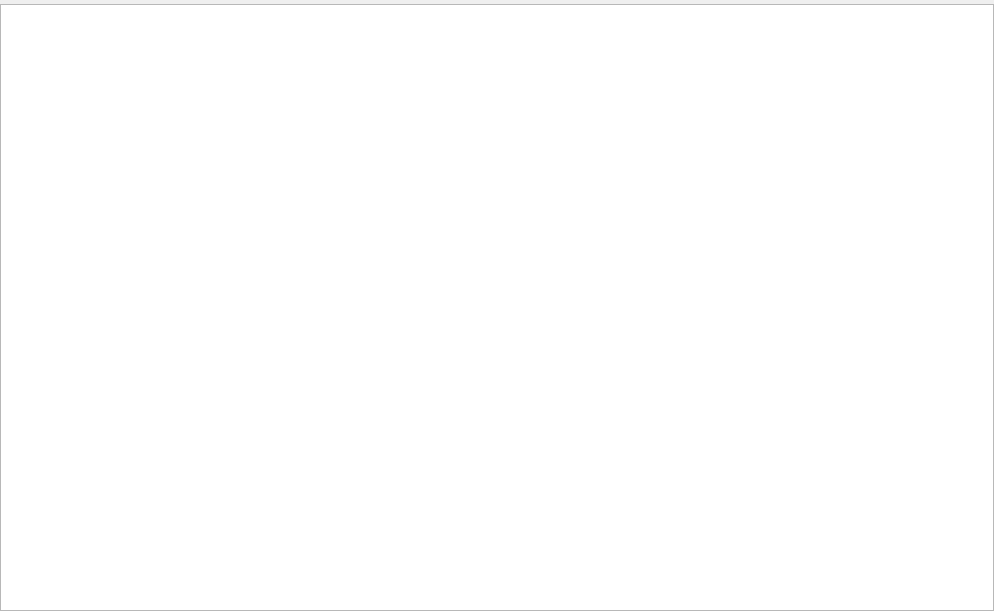
<?xml version="1.0" encoding="UTF-8"?>
<ui version="4.0">
 <class>QmlDesigner::ConnectionViewWidget</class>
 <widget class="QWidget" name="QmlDesigner::ConnectionViewWidget">
  <property name="geometry">
   <rect>
    <x>0</x>
    <y>0</y>
    <width>994</width>
    <height>611</height>
   </rect>
  </property>
  <property name="windowTitle">
   <string>Connections</string>
  </property>
  <layout class="QGridLayout" name="gridLayout">
   <property name="leftMargin">
    <number>0</number>
   </property>
   <property name="topMargin">
    <number>0</number>
   </property>
   <property name="rightMargin">
    <number>0</number>
   </property>
   <property name="bottomMargin">
    <number>0</number>
   </property>
   <property name="spacing">
    <number>0</number>
   </property>
   <item row="1" column="0">
    <widget class="QWidget" name="widgetSpacer" native="true">
     <property name="sizePolicy">
      <sizepolicy hsizetype="Preferred" vsizetype="Fixed">
       <horstretch>0</horstretch>
       <verstretch>0</verstretch>
      </sizepolicy>
     </property>
     <property name="minimumSize">
      <size>
       <width>0</width>
       <height>4</height>
      </size>
     </property>
     <property name="maximumSize">
      <size>
       <width>16777215</width>
       <height>4</height>
      </size>
     </property>
    </widget>
   </item>
   <item row="0" column="0">
    <widget class="QTabBar" name="tabBar" native="true"/>
   </item>
   <item row="2" column="0">
    <widget class="QStackedWidget" name="stackedWidget">
     <property name="currentIndex">
      <number>3</number>
     </property>
     <widget class="QWidget" name="connectionViewPage">
      <layout class="QGridLayout" name="gridLayout_3">
       <property name="leftMargin">
        <number>0</number>
       </property>
       <property name="topMargin">
        <number>0</number>
       </property>
       <property name="rightMargin">
        <number>0</number>
       </property>
       <property name="bottomMargin">
        <number>0</number>
       </property>
       <item row="3" column="0" colspan="5">
        <widget class="QTableView" name="connectionView">
         <property name="sizePolicy">
          <sizepolicy hsizetype="Expanding" vsizetype="Expanding">
           <horstretch>0</horstretch>
           <verstretch>0</verstretch>
          </sizepolicy>
         </property>
         <property name="alternatingRowColors">
          <bool>true</bool>
         </property>
         <property name="selectionMode">
          <enum>QAbstractItemView::SingleSelection</enum>
         </property>
         <property name="selectionBehavior">
          <enum>QAbstractItemView::SelectRows</enum>
         </property>
         <property name="showGrid">
          <bool>false</bool>
         </property>
         <property name="cornerButtonEnabled">
          <bool>false</bool>
         </property>
         <attribute name="horizontalHeaderHighlightSections">
          <bool>false</bool>
         </attribute>
         <attribute name="horizontalHeaderStretchLastSection">
          <bool>true</bool>
         </attribute>
         <attribute name="verticalHeaderVisible">
          <bool>false</bool>
         </attribute>
         <attribute name="verticalHeaderHighlightSections">
          <bool>false</bool>
         </attribute>
        </widget>
       </item>
      </layout>
     </widget>
     <widget class="QWidget" name="bindingViewPage">
      <layout class="QGridLayout" name="gridLayout_2">
       <property name="leftMargin">
        <number>0</number>
       </property>
       <property name="topMargin">
        <number>0</number>
       </property>
       <property name="rightMargin">
        <number>0</number>
       </property>
       <property name="bottomMargin">
        <number>0</number>
       </property>
       <item row="2" column="0" colspan="3">
        <widget class="QTableView" name="bindingView">
         <property name="alternatingRowColors">
          <bool>true</bool>
         </property>
         <property name="selectionMode">
          <enum>QAbstractItemView::SingleSelection</enum>
         </property>
         <property name="selectionBehavior">
          <enum>QAbstractItemView::SelectRows</enum>
         </property>
         <property name="showGrid">
          <bool>false</bool>
         </property>
         <property name="cornerButtonEnabled">
          <bool>false</bool>
         </property>
         <attribute name="horizontalHeaderHighlightSections">
          <bool>false</bool>
         </attribute>
         <attribute name="horizontalHeaderStretchLastSection">
          <bool>true</bool>
         </attribute>
         <attribute name="verticalHeaderVisible">
          <bool>false</bool>
         </attribute>
         <attribute name="verticalHeaderHighlightSections">
          <bool>false</bool>
         </attribute>
        </widget>
       </item>
      </layout>
     </widget>
     <widget class="QWidget" name="dynamicPropertiesPage">
      <layout class="QGridLayout" name="gridLayout_4">
       <property name="leftMargin">
        <number>0</number>
       </property>
       <property name="topMargin">
        <number>0</number>
       </property>
       <property name="rightMargin">
        <number>0</number>
       </property>
       <property name="bottomMargin">
        <number>0</number>
       </property>
       <item row="0" column="0">
        <widget class="QTableView" name="dynamicPropertiesView">
         <property name="alternatingRowColors">
          <bool>true</bool>
         </property>
         <property name="selectionMode">
          <enum>QAbstractItemView::SingleSelection</enum>
         </property>
         <property name="selectionBehavior">
          <enum>QAbstractItemView::SelectRows</enum>
         </property>
         <property name="showGrid">
          <bool>false</bool>
         </property>
         <property name="cornerButtonEnabled">
          <bool>false</bool>
         </property>
         <attribute name="horizontalHeaderHighlightSections">
          <bool>false</bool>
         </attribute>
         <attribute name="horizontalHeaderStretchLastSection">
          <bool>true</bool>
         </attribute>
         <attribute name="verticalHeaderVisible">
          <bool>false</bool>
         </attribute>
         <attribute name="verticalHeaderHighlightSections">
          <bool>false</bool>
         </attribute>
        </widget>
       </item>
      </layout>
     </widget>
     <widget class="QWidget" name="backendViewPage">
      <layout class="QGridLayout" name="gridLayout_5">
       <property name="leftMargin">
        <number>0</number>
       </property>
       <property name="topMargin">
        <number>0</number>
       </property>
       <property name="rightMargin">
        <number>0</number>
       </property>
       <property name="bottomMargin">
        <number>0</number>
       </property>
       <item row="0" column="0">
        <widget class="QTableView" name="backendView">
         <property name="alternatingRowColors">
          <bool>true</bool>
         </property>
         <property name="selectionMode">
          <enum>QAbstractItemView::SingleSelection</enum>
         </property>
         <property name="selectionBehavior">
          <enum>QAbstractItemView::SelectRows</enum>
         </property>
         <property name="showGrid">
          <bool>false</bool>
         </property>
         <property name="cornerButtonEnabled">
          <bool>false</bool>
         </property>
         <attribute name="horizontalHeaderHighlightSections">
          <bool>false</bool>
         </attribute>
         <attribute name="horizontalHeaderStretchLastSection">
          <bool>true</bool>
         </attribute>
         <attribute name="verticalHeaderVisible">
          <bool>false</bool>
         </attribute>
         <attribute name="verticalHeaderHighlightSections">
          <bool>false</bool>
         </attribute>
        </widget>
       </item>
      </layout>
     </widget>
    </widget>
   </item>
  </layout>
  <zorder>stackedWidget</zorder>
  <zorder>tabBar</zorder>
  <zorder>widgetSpacer</zorder>
 </widget>
 <customwidgets>
  <customwidget>
   <class>QTabBar</class>
   <extends>QWidget</extends>
   <header location="global">qtabbar.h</header>
   <container>1</container>
  </customwidget>
 </customwidgets>
 <resources/>
 <connections/>
</ui>
